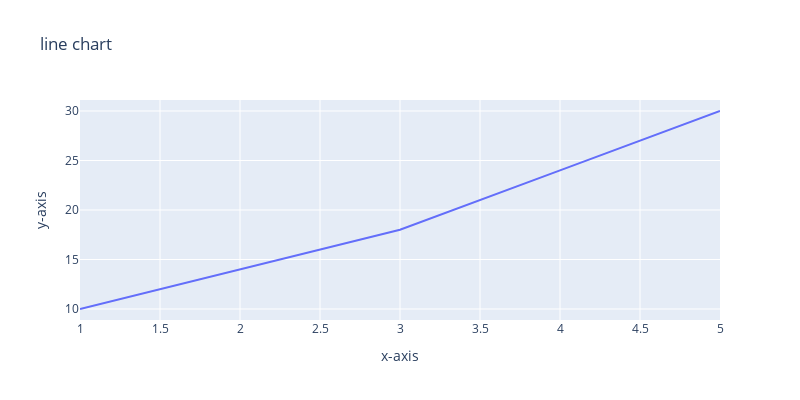

Source (notebook cell):
### Code cell
x = [1,2,3,4,5]
y = [10,14,18,24,30]
fig = px.line(x=x ,y=y ,title ='line chart',labels= {'x': 'x-axis','y':"y-axis"},width =800, height =400)
fig.show()

### Figure 1 — Plotly figure (JSON) as saved in the notebook; plotly's stock layout.template omitted (floating-point values rounded to 4 significant figures)
{"data": [{"hovertemplate": "x-axis=%{x}<br>y-axis=%{y}<extra></extra>", "legendgroup": "", "line": {"color": "#636efa", "dash": "solid"}, "marker": {"symbol": "circle"}, "mode": "lines", "name": "", "orientation": "v", "showlegend": false, "type": "scatter", "x": [1, 2, 3, 4, 5], "xaxis": "x", "y": [10, 14, 18, 24, 30], "yaxis": "y"}], "layout": {"height": 400, "legend": {"tracegroupgap": 0}, "title": {"text": "line chart"}, "width": 800, "xaxis": {"anchor": "y", "domain": [0, 1], "title": {"text": "x-axis"}}, "yaxis": {"anchor": "x", "domain": [0, 1], "title": {"text": "y-axis"}}}}
